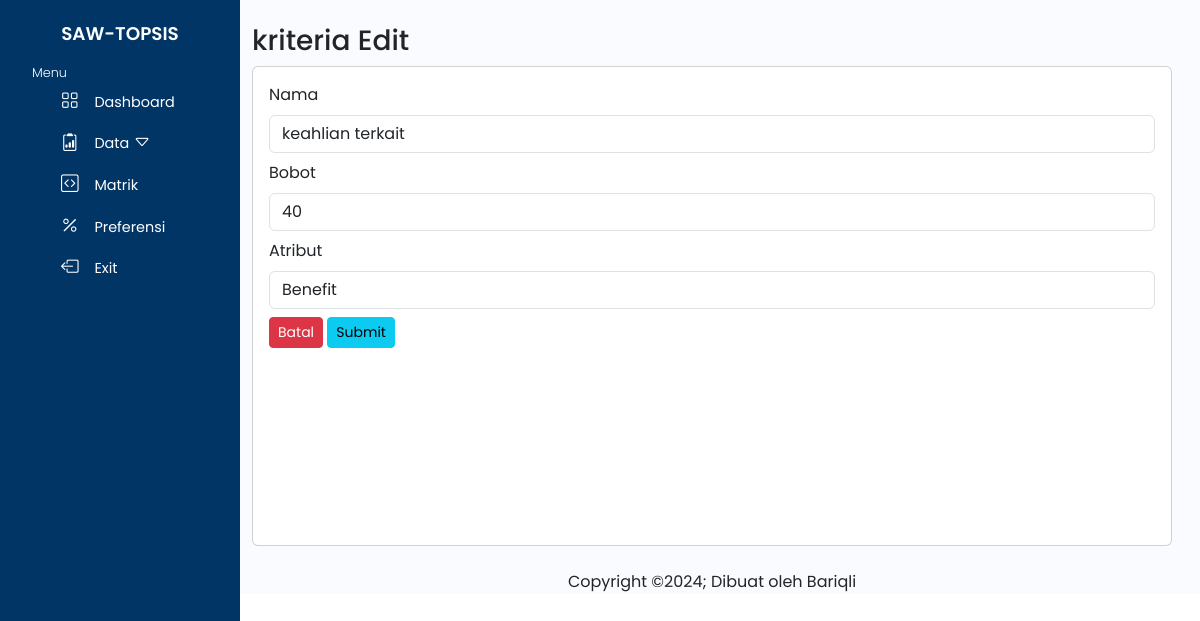
Page /kriteria-edit.php?id_kriteria=1 (signed in) on the committed database.
### tables this page shows
CREATE TABLE `tl_kriteria` (
  `id_kriteria` int(11) NOT NULL,
  `nama_kriteria` varchar(50) NOT NULL,
  `bobot` float NOT NULL,
  `atribut` varchar(10) NOT NULL,
  `tps_akar` float NOT NULL
);

### kriteria-edit.php (the view, shortened to what this page needs)
<?php
require "koneksi.php";
if (isset($_GET['id_kriteria']) && !empty($_GET['id_kriteria'])) {
    $id_kriteria = intval($_GET['id_kriteria']);
    $sql = "SELECT * FROM tl_kriteria WHERE id_kriteria = '$id_kriteria' ";
    $result = $koneksi->query($sql);
    if ($result && $result->num_rows > 0) {
        $row = $result->fetch_array();
    } else {
        echo "Data dengan ID tersebut tidak ditemukan!";
        exit();
    }
} else {
    echo "ID tidak valid atau tidak ditemukan!";
    exit();
}
?>
<html lang="en">
    <?php include 'layout/header.php'?>
    <body>
    <div class="wrapper">
    <?php require "layout/sidebar.php";?>
           <div class="main">
           <main class="content px-3 py-4">
            <div class="container-fluid">
                <h3>kriteria Edit</h3>
                <div class="card" style="height:30rem">
                <div class="card-body">
                <div class="row">
                <div class="col">
                    <form action="kriteria-proses.php?proses=edit" method="POST">
                        <div class="form-group">
                            <label for="basicInput">Nama</label>
                            <input type="text" class="form-control mb-2 mt-2" name="nama_kriteria" value="<?=$row['nama_kriteria'];?>">
                        </div>
                        <div class="form-group">
                            <label for="basicInput">Bobot</label>
                            <input type="number" class="form-control mb-2 mt-2" name="bobot" value="<?=$row['bobot'];?>">
                        </div>
                        <div class="form-group">
                           <label for="basicInput">Atribut</label>
                                <?php
                                $id_kriteria = $_GET['id_kriteria'];
                                $query5 = mysqli_query($koneksi, "SELECT * FROM tl_kriteria WHERE id_kriteria='" . $id_kriteria . "'");
                                $result5 = mysqli_fetch_array($query5);
                                $atribut = $result5['atribut'];
                                ?>
                                <select class="form-control mb-2 mt-2" name="atribut" id="">
                                    <option value="<?php echo $atribut; ?>" selected><?php echo ucfirst($atribut); ?></option>
                                </select>
                        </div>
                        <div class="form-group">
                            <a href="kriteria.php" class="btn btn-danger btn-sm" >
                           Batal
                       </a>
                            <input type="submit" class="btn btn-info btn-sm">
                        </div>
                    </form>
                    </div>
                </div>
            </div>
            </main>
               <?php require "layout/footer.php";?>
           </div>
    </div>
</body>
</html>

### assets/css/sd.css (style rules this page uses)
body { font-family: "Poppins", sans-serif; }
a { text-decoration: none; }
.wrapper { display: relative; }
.main { margin-left: 14rem; background-color: #fafbfe; }

### rows in the picture
tl_kriteria: nama_kriteria "keahlian terkait", bobot "40", atribut "Benefit"
